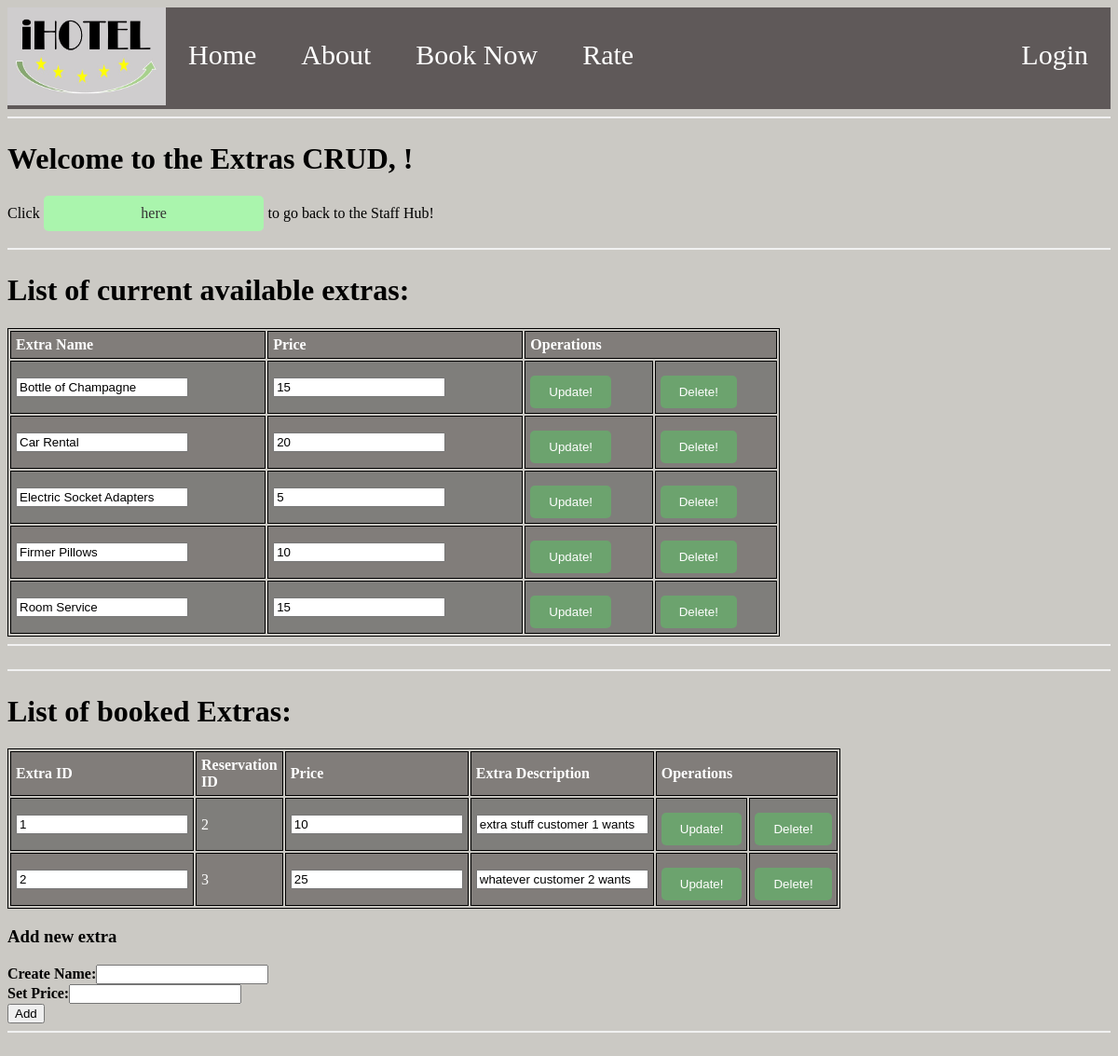
Screenshot of /extraCRUD.php with the database file from the repository.
### tables this page shows
CREATE TABLE `extra_list` (
  `ExtraName` varchar(30) NOT NULL,
  `ExtraPrice` double NOT NULL
);

CREATE TABLE `booked_extras` (
  `ExtraID` int(20) NOT NULL,
  `ReservationID` int(11) NOT NULL,
  `ExtraPrice` double NOT NULL,
  `ExtraDescription` text NOT NULL,
  `ExtraDate` date NOT NULL
);

### extraCRUD.php (the view, shortened to what this page needs)
<?php
    include('header.php');
    $sql = "SELECT * FROM booked_extras;";
    $result = mysqli_query($conn, $sql);
    $sql2 = "SELECT * FROM extra_list;";
    $result2 = mysqli_query($conn, $sql2);
?>
<div id="container">
    <hr>
    <div class="staffLog">
    <h1>Welcome to the Extras CRUD, <?php echo $_SESSION['staffusername']; ?>!</h1>
    Click <a href="staffHub.php">here</a> to go back to the Staff Hub!
    <hr>
    <h1>List of current available extras:</h1>
    <?php
        echo "<form action='extraCRUD.php' method='POST'>";
        echo "<table>";
        echo "<tr><th>Extra Name</th><th>Price</th><th colspan='2'>Operations</th></tr>";
        if (mysqli_num_rows($result2) > 0) {
            while($row = mysqli_fetch_assoc($result2)) {
                $ExtraName = $row["ExtraName"];
                $ExtraPrice = $row["ExtraPrice"];
                echo "<tr>";
                echo "<td><input type='text' placeholder='' name='ExtraName[$ExtraName]' value='$ExtraName' required=''></td>";
                echo "<td><input type='number' placeholder='' name='ExtraPrice[$ExtraName]' value='$ExtraPrice' required=''></td>";
                echo "<td><input type='submit' value='Update!' id='update2' name='update2'></td>";
                echo "<td><input type='submit' value='Delete!' id='delete2' name='delete2[$ExtraName]'></td>";
                echo "</tr>";
            }
        } else {
            echo "0 results";
        }
        echo "</table>";
        echo "</form>";
    ?>
    <hr>
    <hr>
    <h1>List of booked Extras:</h1>
    <?php
        echo "<form action='extraCRUD.php' method='POST'>";
        echo "<table>";
        echo "<tr><th>Extra ID</th><th>Reservation ID</th><th>Price</th><th>Extra Description</th><th colspan='2'>Operations</th></tr>";
        if (mysqli_num_rows($result) > 0) {
            while($row = mysqli_fetch_assoc($result)) {
                $ExtraID = $row["ExtraID"];
                $ReservationID = $row["ReservationID"];
                $ExtraPrice = $row["ExtraPrice"];
                $ExtraDesc = $row["ExtraDescription"];
                echo "<tr>";
                echo "<td><input type='text' placeholder='' name='ExtraID[$ExtraID]' value='$ExtraID' required=''></td>";
                echo "<td>$ReservationID</td>";
                echo "<td><input type='number' placeholder='' name='ExtraPrice[$ExtraID]' value='$ExtraPrice' required=''></td>";
                echo "<td><input type='text' placeholder='' name='ExtraDesc[$ExtraID]' value='$ExtraDesc' required=''></td>";
                echo "<td><input type='submit' value='Update!' id='update' name='update'></td>";
                echo "<td><input type='submit' value='Delete!' id='delete' name='delete[$ExtraID]'></td>";
                echo "</tr>";
            }
        } else {
            echo "0 results";
        }
        echo "</table>";
        echo "<h3>Add new extra</h3>";
        echo "<label for='newExtraName'><b>Create Name:</b></label>";
        echo "<input type='text' placeholder='' name='newExtraName' value=''>";
        echo "</br><label for='newExtraPrice'><b>Set Price:</b></label>";
        echo "<input type='number' placeholder='' name='newExtraPrice' value=''>";
        echo "</br><button type='submit' id='addNewExtra' name='addNewExtra'>Add</button>";
        echo "</form>";
    ?>
    <hr>
</div>
</div>
</body>
</html>

### header.php (shortened to what this page needs)
<!DOCTYPE html>
<html lang="en">
<head>
    <link rel="stylesheet" type="text/css" href="style.css">
    <link rel="stylesheet" href="https://cdnjs.cloudflare.com/ajax/libs/font-awesome/4.7.0/css/font-awesome.min.css">
    <link rel="stylesheet" href="//netdna.bootstrapcdn.com/font-awesome/4.2.0/css/font-awesome.min.css">
</head>
<body>
<div class = "headerStyle">
  <ul>
    <li><img src="images/logo1.jpg"></li>
    <li><a href="index.php">Home</a></li>
    <li><a href="about.php">About</a></li>
    <li><a href="bookNow.php">Book Now</a></li>
    <li><a href="ratePage.php">Rate</a></li>
<div class = "loginHover">
    <li style="float:right"><a class="active" href="customerLogin.php">Login</a></li>
</div>
  </ul>
</div>

### style.css (style rules this page uses)
.headerStyle ul { list-style-type: none; margin: 0; padding: 0; overflow: hidden; background-color: rgb(95, 89, 89); }
.headerStyle li { float: left; }
.headerStyle li img { height: 105px; width: 170px; border: black; border-width: 2px; }
.headerStyle li a { display: block; color: white; font-size: 30px; text-align: center; padding: 34px 24px; text-decoration: none; }
body { background-color: #cbc9c4; }
* { box-sizing: border-box }
hr { border: 1px solid #f1f1f1; margin-bottom: 25px; }
table, th, td { border: 1px solid black; }
table { align-self: left; width: 70%; margin-left: 0%; margin-right: 20%; }
th { padding: 5px; text-align: left; color: white; }
td { padding: 5px; text-align: left; color: white; }
tr:nth-child(even) { background: rgba(53, 53, 53, 0.5) }
tr:nth-child(odd) { background: rgba(56, 50, 50, 0.5) }
.staffLog a { display: inline-block; padding: 10px 20px; background-color: #aaf5ad; color: rgb(53, 52, 52); text-align: center; text-decoration: none; border: none; border-radius: 5px; cursor: pointer; margin-bottom: 10px; width: 20%; }
.staffLog input[type="submit"] { display: inline-block; padding: 10px 20px; background-color: #6ca36e; color: white; text-align: center; text-decoration: none; border: none; border-radius: 5px; cursor: pointer; margin-top: 10px; }

### rows the page displays
extra_list: ExtraName "Bottle of Champagne", ExtraPrice "15"
extra_list: ExtraName "Car Rental", ExtraPrice "20"
extra_list: ExtraName "Electric Socket Adapters", ExtraPrice "5"
extra_list: ExtraName "Firmer Pillows", ExtraPrice "10"
extra_list: ExtraName "Room Service", ExtraPrice "15"
booked_extras: ExtraID "1", ReservationID "2", ExtraPrice "10", ExtraDescription "extra stuff customer 1 wants"
booked_extras: ExtraID "2", ReservationID "3", ExtraPrice "25", ExtraDescription "whatever customer 2 wants"
